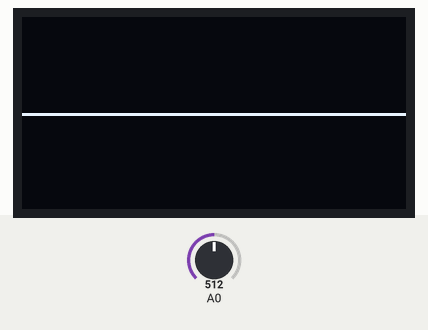
Simulated run of this sketch. Board: Arduino Uno, built with avr-gcc and run on an emulated ATmega328P. On the bench: 128×64 one-colour display. The inputs (shaded band) are chosen by the test bench; at power-on: A0 = 512.

Above: at 1.2 s.
1.3 s: A0 set to 716
At 2.5 s:
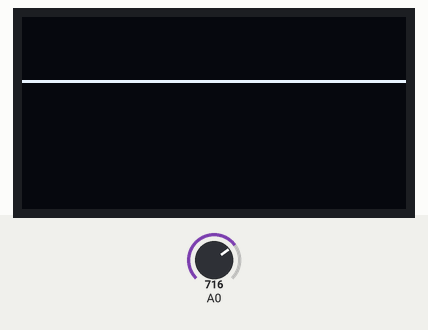
2.8 s: A0 set to 900
At 3.2 s:
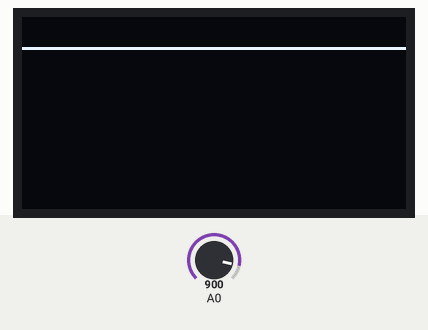
4.3 s: A0 set to 1023
At 4.8 s:
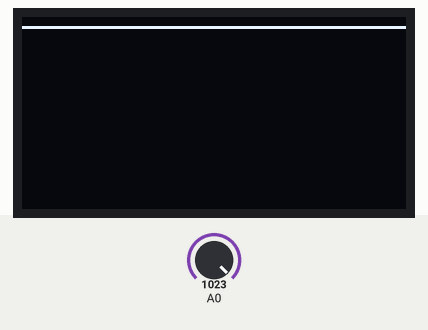
Timing chart, 0 to 7.3 s (numbered marks = the images above; inputs shaded):
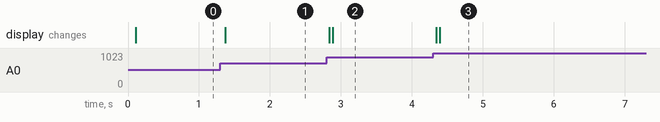

The sketch:

Oscilloscopio.ino
```cpp
#include <Wire.h>
#include <Adafruit_GFX.h>
#include <Adafruit_SSD1306.h>

#define SCREEN_WIDTH 128 // OLED display width, in pixels
#define SCREEN_HEIGHT 64 // OLED display height, in pixels

#define OLED_RESET     4 // Reset pin # (or -1 if sharing Arduino reset pin)
Adafruit_SSD1306 display(SCREEN_WIDTH, SCREEN_HEIGHT, &Wire, OLED_RESET);


void setup() {
  Serial.begin(9600);
  if(!display.begin(SSD1306_SWITCHCAPVCC, 0x3C)) { // Address 0x3C for 128x32
    Serial.println(F("SSD1306 allocation failed"));
    for(;;); // Don't proceed, loop forever
  }
  display.clearDisplay();
  display.display();
}

int buff[128];

void loop() {
  for (int i = 0; i < 128; i++) {
    buff[i] = analogRead(A0);
  }

  display.clearDisplay();
  for (int x = 0; x < 128; x++) {
    int y = 2 + map(buff[x], 0, 1024, 60, 0);
    display.drawPixel(x, y, WHITE);
    //Serial.println(y);
  }
  display.display();

  //delay(100);
}
```

Measured:
- after the input at 1.3 s, the display: changes after 0.07 s (image 1)
- after the input at 2.8 s, the display: first changes at once (image 2 shows a later state)
- after the input at 4.3 s, the display: first changes after 0.05 s (image 3 shows a later state)
